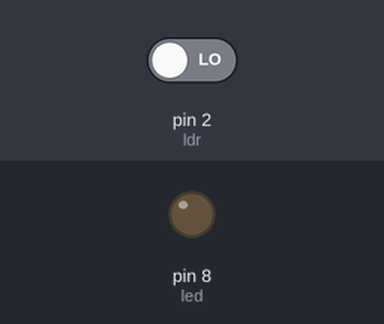
Bench run of a sketch on a simulated Arduino Uno, built with avr-gcc and run on an emulated ATmega328P. On the bench: output pins drawn as LEDs (lit = HIGH). Inputs (shaded band) come from the test bench; at power-on: pin 2 (ldr) LOW.

Above: at 1.2 s.
1.3 s: pin 2 (ldr) driven HIGH
At 1.8 s:
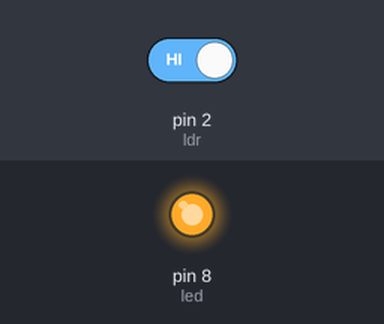
2.8 s: pin 2 (ldr) driven LOW
At 4.2 s:
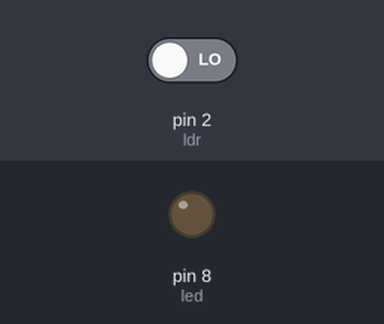
Timing chart, 0 to 5.8 s (numbered marks = the images above; inputs shaded):
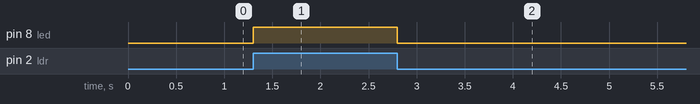

The sketch:

ldr_auto_light_on_off.ino
```cpp
int ldr = 2;     // LDR module digital pin
int led = 8;     // LED pin

void setup() {
  pinMode(ldr, INPUT);
  pinMode(led, OUTPUT);
}

void loop() {

  int value = digitalRead(ldr);

  if(value == HIGH)   // Dark condition
  {
    digitalWrite(led, HIGH);   // Light ON
  }
  else
  {
    digitalWrite(led, LOW);    // Light OFF
  }

}
```

Measured:
- after the input at 1.3 s, pin 8 (led): LOW → HIGH at once
- after the input at 2.8 s, pin 8 (led): HIGH → LOW at once
